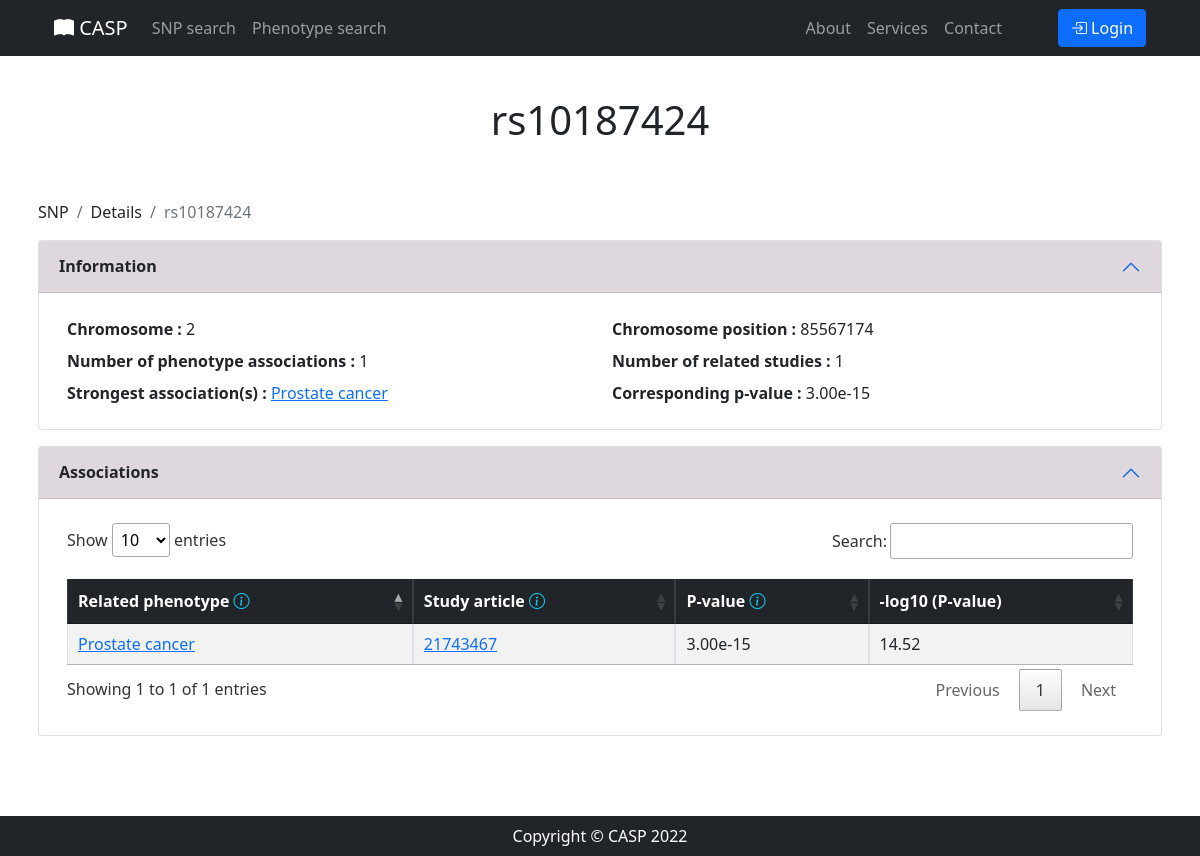
Screenshot of /snp/details/rs10187424/ with the database file from the repository.
### SNP_App/models.py (models this page shows)
class SNP(models.Model):
    Rsid = models.CharField(max_length=100, unique=True, primary_key=True)
    Chrom = models.CharField(max_length=100)
    Chrom_pos = models.PositiveIntegerField()

class Association(models.Model):
    SNP = models.ForeignKey(SNP, on_delete=models.CASCADE)
    Disease_trait = models.ForeignKey(DiseaseTrait, on_delete=models.CASCADE)
    Reference = models.ForeignKey(Reference, on_delete=models.CASCADE)
    Pvalue = models.FloatField()
    Neglog10pvalue = models.FloatField()

### SNP_App/views.py (the view)
# urls.py: path('snp/details/<str:rsid>/', views.snp_details, name='snp_details'),
def snp_details(request, rsid):
    association_query = Association.objects.filter(SNP_id=rsid)
    snp_query = SNP.objects.get(Rsid=rsid)
    min_pvalue = association_query.aggregate(Min('Pvalue'))
    phenotype_min_pvalue = association_query.filter(Pvalue=min_pvalue['Pvalue__min'])
    number_studies = association_query.values('Reference').distinct().count()
    return render(request, 'snp_details.html',
                  {'details': association_query, 'detail_name': rsid, 'detail_type': 'SNP',
                   'title': rsid, 'studies': number_studies, 'snp': snp_query,
                   'min_pvalue': min_pvalue, 'phenotype_min_pvalue': phenotype_min_pvalue})

### SNP_App/templates/snp_details.html (shortened to what this page needs)
{% extends 'details.html' %}
{% block info %}
    <div class="col-6">
        <b>Chromosome : </b>
        {{ snp.Chrom }}
    </div>
    <div class="col-6">
        <b>Chromosome position : </b>
        {{ snp.Chrom_pos }}
    </div>
    <div class="col-6">
        <b>Number of phenotype associations : </b>
        {{ details|length }}
    </div>
    <div class="col-6">
        <b>Number of related studies : </b>
        {{ studies }}
    </div>
    <div class="col-6">
        <b>Strongest association(s) : </b>
        {% if phenotype_min_pvalue|length == 1 %}
            <a target="_blank" rel="noopener noreferrer"
               href="/phenotype/details/{{ phenotype_min_pvalue.first.Disease_trait_id }}/">
                {{ phenotype_min_pvalue.first.Disease_trait_id}} </a>
        {% else %}
            {% for phenotype in phenotype_min_pvalue %}
                <a target="_blank" rel="noopener noreferrer"
               href="/phenotype/details/{{ phenotype.Disease_trait_id }}/">
                {{ phenotype.Disease_trait_id }} </a>,
            {% endfor %}
        {% endif %}
    </div>
    <div class="col-6">
        <b>Corresponding p-value : </b>
        {{ min_pvalue.Pvalue__min|stringformat:".2e" }}
    </div>
{% endblock info %}
{% block table %}
    <table id="snp_details_table" class="table table-striped table-bordered">
        <thead class="table-dark">
        <th> Related phenotype <i class="bi bi-info-circle text-info"
                                  data-bs-toggle="tooltip" data-bs-placement="top"
                                  title="Name of the phenotype proven to have an association with the variant"></i>
        </th>
        <th> Study article <i class="bi bi-info-circle text-info"
                              data-bs-toggle="tooltip" data-bs-placement="top"
                              title="Pubmedid and link of the study article mentioning the association between the variant and the phenotype"></i>
        </th>
        <th> P-value <i class="bi bi-info-circle text-info"
                        data-bs-toggle="tooltip" data-bs-placement="top"
                        title="Reported p-value for strongest SNP risk allele (linked to dbGaP Association Browser)"></i>
        </th>
        <th> -log10 (P-value)</th>
        </thead>
        <tbody>
        {% for detail in details %}
            <tr>
                <td><a target="_blank" rel="noopener noreferrer"
                       href="/phenotype/details/{{ detail.Disease_trait_id }}/">
                    {{ detail.Disease_trait_id }} </a></td>
                <td><a target="_blank" rel="noopener noreferrer"
                       href="https://pubmed.ncbi.nlm.nih.gov/{{ detail.Reference_id }}/">
                    {{ detail.Reference_id }} </a></td>
                <td>{{ detail.Pvalue|stringformat:".2e" }}</td>
                <td>{{ detail.Neglog10pvalue }}</td>
            </tr>
        {% endfor %}
        </tbody>
    </table>
{% endblock table %}

### rows the page displays
SNP: Chrom "2", Chrom_pos "85567174"
Association: first.Disease_trait_id "Prostate cancer", Disease_trait_id "Prostate cancer", Reference_id "21743467", Pvalue "3.00e-15", Neglog10pvalue "14.52"

### other values shown
{{ detail_name }} "rs10187424"
{{ detail_type }} "SNP"
{{ details|length }} "1"
{{ studies }} "1"
{{ min_pvalue.Pvalue__min|stringformat:".2e" }} "3.00e-15"
